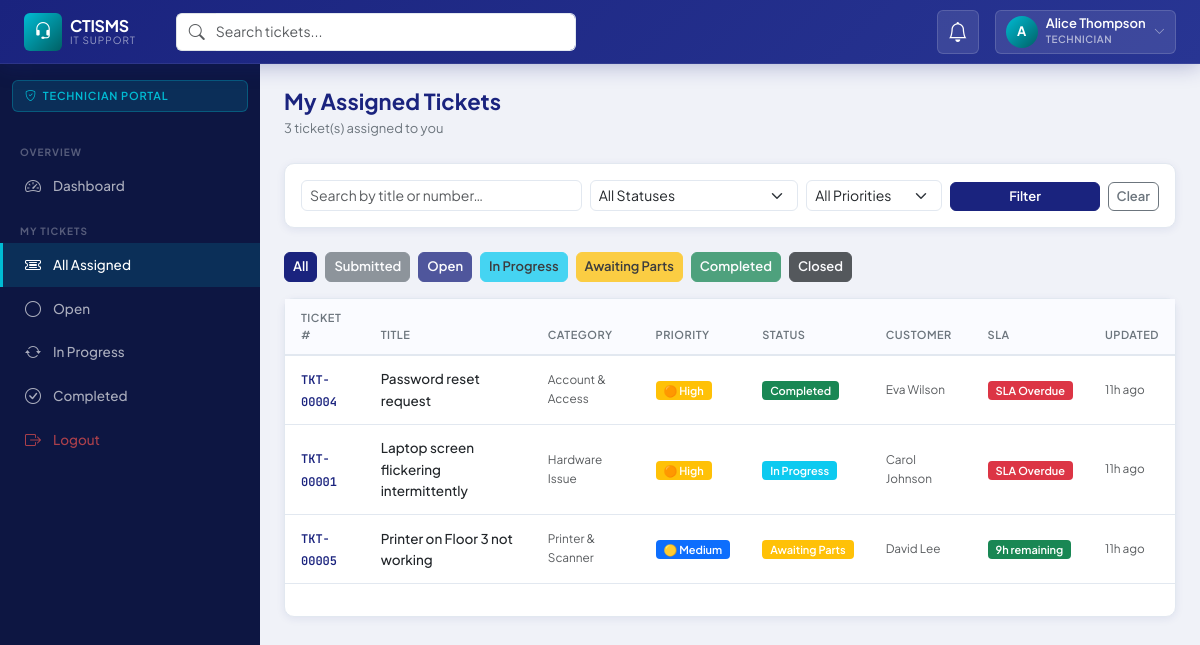
Page /public/technician/tickets.php (signed in) on the committed database.
### tables this page shows
CREATE TABLE `tickets` (
  `id`              INT UNSIGNED     NOT NULL AUTO_INCREMENT,
  `ticket_number`   VARCHAR(20)      NOT NULL COMMENT 'Human-readable ticket ID e.g. TKT-00001',
  `title`           VARCHAR(255)     NOT NULL,
  `description`     TEXT             NOT NULL,
  `category_id`     INT UNSIGNED     NOT NULL,
  `priority`        ENUM('low','medium','high','critical') NOT NULL DEFAULT 'medium',
  `status`          ENUM('submitted','open','in_progress','awaiting_parts','completed','closed') NOT NULL DEFAULT 'submitted',
  `customer_id`     INT UNSIGNED     NOT NULL,
  `technician_id`   INT UNSIGNED     DEFAULT NULL,
  `sla_deadline`    DATETIME         DEFAULT NULL,
  `sla_breached`    TINYINT(1)       NOT NULL DEFAULT 0,
  `resolution`      TEXT             DEFAULT NULL,
  `closed_at`       DATETIME         DEFAULT NULL,
  `created_at`      DATETIME         NOT NULL DEFAULT CURRENT_TIMESTAMP,
  `updated_at`      DATETIME         NOT NULL DEFAULT CURRENT_TIMESTAMP ON UPDATE CURRENT_TIMESTAMP,
  PRIMARY KEY (`id`),
  UNIQUE KEY `uq_tickets_number` (`ticket_number`),
  KEY `idx_tickets_status` (`status`),
  KEY `idx_tickets_priority` (`priority`),
  KEY `idx_tickets_customer` (`customer_id`),
  KEY `idx_tickets_technician` (`technician_id`),
  KEY `idx_tickets_category` (`category_id`),
  KEY `idx_tickets_created` (`created_at`),
  CONSTRAINT `fk_tickets_customer`    FOREIGN KEY (`customer_id`)   REFERENCES `users`(`id`)       ON DELETE RESTRICT,
  CONSTRAINT `fk_tickets_technician`  FOREIGN KEY (`technician_id`) REFERENCES `users`(`id`)       ON DELETE SET NULL,
  CONSTRAINT `fk_tickets_category`    FOREIGN KEY (`category_id`)   REFERENCES `categories`(`id`)  ON DELETE RESTRICT
);

CREATE TABLE `categories` (
  `id`          INT UNSIGNED  NOT NULL AUTO_INCREMENT,
  `name`        VARCHAR(100)  NOT NULL,
  `description` TEXT          DEFAULT NULL,
  `sla_hours`   INT           NOT NULL DEFAULT 24 COMMENT 'SLA response time in hours',
  `is_active`   TINYINT(1)    NOT NULL DEFAULT 1,
  `created_at`  DATETIME      NOT NULL DEFAULT CURRENT_TIMESTAMP,
  PRIMARY KEY (`id`),
  UNIQUE KEY `uq_categories_name` (`name`)
);

CREATE TABLE `users` (
  `id`             INT UNSIGNED     NOT NULL AUTO_INCREMENT,
  `name`           VARCHAR(100)     NOT NULL,
  `email`          VARCHAR(191)     NOT NULL,
  `password`       VARCHAR(255)     NOT NULL,
  `role`           ENUM('customer','technician','admin') NOT NULL DEFAULT 'customer',
  `phone`          VARCHAR(20)      DEFAULT NULL,
  `department`     VARCHAR(100)     DEFAULT NULL,
  `avatar`         VARCHAR(255)     DEFAULT NULL,
  `is_active`      TINYINT(1)       NOT NULL DEFAULT 1,
  `last_login`     DATETIME         DEFAULT NULL,
  `created_at`     DATETIME         NOT NULL DEFAULT CURRENT_TIMESTAMP,
  `updated_at`     DATETIME         NOT NULL DEFAULT CURRENT_TIMESTAMP ON UPDATE CURRENT_TIMESTAMP,
  PRIMARY KEY (`id`),
  UNIQUE KEY `uq_users_email` (`email`),
  KEY `idx_users_role` (`role`),
  KEY `idx_users_is_active` (`is_active`)
);

### config/database.php (called while the page is built, shortened)
<?php
class Database
{
    private static ?Database $instance = null;
    private PDO $pdo;
    private function __construct()
    {
        $dsn = sprintf(
            'mysql:host=%s;dbname=%s;charset=%s',
            DB_HOST, DB_NAME, DB_CHARSET
        );
        $options = [
            PDO::ATTR_ERRMODE            => PDO::ERRMODE_EXCEPTION,
            PDO::ATTR_DEFAULT_FETCH_MODE => PDO::FETCH_ASSOC,
            PDO::ATTR_EMULATE_PREPARES   => false,
        ];
        try {
            $this->pdo = new PDO($dsn, DB_USER, DB_PASS, $options);
        } catch (PDOException $e) {
            if (APP_ENV === 'development') {
                die('Database connection failed: ' . $e->getMessage());
            }
            die('A database error occurred. Please contact support.');
        }
    }
    public static function getInstance(): self
    {
        if (self::$instance === null) {
            self::$instance = new self();
        }
        return self::$instance;
    }
    public function query(string $sql, array $params = []): PDOStatement
    {
        $stmt = $this->pdo->prepare($sql);
        $stmt->execute($params);
        return $stmt;
    }
    public function fetchAll(string $sql, array $params = []): array
    {
        return $this->query($sql, $params)->fetchAll();
    }
    public function fetchValue(string $sql, array $params = []): mixed
    {
        return $this->query($sql, $params)->fetchColumn();
    }
}

### app/middleware/Auth.php (called while the page is built, shortened)
<?php
class Auth
{
    public static function id(): ?int
    {
        return $_SESSION['user_id'] ?? null;
    }
}

### app/models/TicketModel.php (called while the page is built, shortened)
<?php
class TicketModel extends Model
{
    public function getList(array $filters = [], int $page = 1): array
    {
        $where  = ['1=1'];
        $params = [];
        if (!empty($filters['technician_id'])) {
            $where[] = 't.technician_id = ?';
            $params[] = $filters['technician_id'];
        }
        $whereClause = implode(' AND ', $where);
        $total = (int) $this->db->fetchValue(
            "SELECT COUNT(*) FROM tickets t WHERE {$whereClause}",
            $params
        );
        $offset = ($page - 1) * ITEMS_PER_PAGE;
        $paramsWithLimit = array_merge($params, [ITEMS_PER_PAGE, $offset]);
        $rows = $this->db->fetchAll("
            SELECT t.id, t.ticket_number, t.title, t.status, t.priority,
                   t.created_at, t.updated_at, t.sla_deadline, t.sla_breached,
                   c.name AS category_name,
                   cu.name AS customer_name,
                   te.name AS technician_name
            FROM tickets t
            JOIN categories c  ON c.id  = t.category_id
            JOIN users cu      ON cu.id = t.customer_id
            LEFT JOIN users te ON te.id = t.technician_id
            WHERE {$whereClause}
            ORDER BY t.created_at DESC
            LIMIT ? OFFSET ?
        ", $paramsWithLimit);
        return [
            'data'        => $rows,
            'total'       => $total,
            'per_page'    => ITEMS_PER_PAGE,
            'current_page'=> $page,
            'last_page'   => max(1, (int) ceil($total / ITEMS_PER_PAGE)),
        ];
    }
}

### app/models/Model.php (called while the page is built, shortened)
<?php
abstract class Model
{
    public function __construct()
    {
        $this->db = Database::getInstance();
    }
}

### public/technician/tickets.php (the view, shortened to what this page needs)
<?php
$ticketModel = new TicketModel();
$page        = max(1, (int)($_GET['page'] ?? 1));
$filters = [
    'technician_id' => Auth::id(),
    'status'        => $_GET['status']   ?? '',
    'priority'      => $_GET['priority'] ?? '',
    'search'        => $_GET['search']   ?? '',
];
$result = $ticketModel->getList($filters, $page);
include __DIR__ . '/../../app/views/layouts/header.php';
include __DIR__ . '/../../app/views/layouts/sidebar.php';
?>
<div class="page-header">
    <div>
        <h1 class="page-title">My Assigned Tickets</h1>
        <p class="page-subtitle"><?= $result['total'] ?> ticket(s) assigned to you</p>
    </div>
</div>
<div class="card mb-4">
    <div class="card-body py-3">
        <form method="GET" class="row g-2 align-items-end">
            <div class="col-md-4">
                <input type="text" name="search" class="form-control form-control-sm"
                       placeholder="Search by title or number…" value="<?= e($filters['search']) ?>">
            </div>
            <div class="col-md-3">
                <select name="status" class="form-select form-select-sm">
                    <option value="">All Statuses</option>
                </select>
            </div>
            <div class="col-md-2">
                <select name="priority" class="form-select form-select-sm">
                    <option value="">All Priorities</option>
                </select>
            </div>
            <div class="col-md-3 d-flex gap-2">
                <button type="submit" class="btn btn-primary btn-sm flex-grow-1">Filter</button>
                <a href="<?= APP_URL ?>/technician/tickets.php" class="btn btn-outline-secondary btn-sm">Clear</a>
            </div>
        </form>
    </div>
</div>
<div class="d-flex gap-2 mb-3 flex-wrap">
    <a href="<?= APP_URL ?>/technician/tickets.php" class="btn btn-sm <?= !$filters['status'] ? 'btn-primary' : 'btn-outline-secondary' ?>">All</a>
    <?php foreach (TicketModel::STATUSES as $key => $s): ?>
    <a href="<?= APP_URL ?>/technician/tickets.php?status=<?= $key ?>"
       class="btn btn-sm btn-<?= $s['color'] ?> <?= $filters['status'] === $key ? '' : 'opacity-75' ?>">
        <?= e($s['label']) ?>
    </a>
    <?php endforeach; ?>
</div>
<div class="card">
    <div class="card-body p-0">
        <?php if (empty($result['data'])): ?>
        <div class="text-center py-5 text-muted">
            <i class="bi bi-inbox fs-1 d-block mb-2 opacity-25"></i>
            <p>No tickets match your filters.</p>
        </div>
        <?php else: ?>
        <div class="table-responsive">
            <table class="table table-hover mb-0">
                <thead>
                    <tr>
                        <th>Ticket #</th>
                        <th>Title</th>
                        <th>Category</th>
                        <th>Priority</th>
                        <th>Status</th>
                        <th>Customer</th>
                        <th>SLA</th>
                        <th>Updated</th>
                    </tr>
                </thead>
                <tbody>
                <?php foreach ($result['data'] as $t): ?>
                    <tr data-href="<?= APP_URL ?>/technician/view.php?id=<?= $t['id'] ?>">
                        <td><span class="ticket-number"><?= e($t['ticket_number']) ?></span></td>
                        <td class="fw-500"><?= e(mb_strimwidth($t['title'], 0, 55, '…')) ?></td>
                        <td class="text-muted small"><?= e($t['category_name']) ?></td>
                        <td><?= priorityBadge($t['priority']) ?></td>
                        <td><?= statusBadge($t['status']) ?></td>
                        <td class="text-muted small"><?= e($t['customer_name']) ?></td>
                        <td><?= $t['sla_deadline'] ? slaBadge($t['sla_deadline'], $t['sla_breached']) : '—' ?></td>
                        <td class="text-muted small"><?= timeAgo($t['updated_at']) ?></td>
                    </tr>
                <?php endforeach; ?>
                </tbody>
            </table>
        </div>
        <div class="p-3">
        </div>
        <?php endif; ?>
    </div>
</div>
<?php include __DIR__ . '/../../app/views/layouts/footer.php'; ?>

### app/helpers.php (shortened to what this page needs)
<?php
function e(mixed $val): string
{
    return htmlspecialchars((string)($val ?? ''), ENT_QUOTES | ENT_HTML5, 'UTF-8');
}
function timeAgo(string $datetime): string
{
    $time  = strtotime($datetime);
    $diff  = time() - $time;
    if ($diff < 86400)   return floor($diff/3600) . 'h ago';
    return (new DateTime($datetime))->format('d M Y');
}
function statusBadge(string $status): string
{
    $statuses = TicketModel::STATUSES;
    $color = $statuses[$status]['color'] ?? 'secondary';
    $label = $statuses[$status]['label'] ?? ucfirst($status);
    return '<span class="badge bg-'.$color.'">'.e($label).'</span>';
}
function priorityBadge(string $priority): string
{
    $priorities = TicketModel::PRIORITIES;
    $color = $priorities[$priority]['color'] ?? 'secondary';
    $label = $priorities[$priority]['label'] ?? ucfirst($priority);
    $icon  = match($priority) {
        'critical' => '🔴',
        'high'     => '🟠',
        'medium'   => '🟡',
        default    => '🟢',
    };
    return '<span class="badge bg-'.$color.'">'.$icon.' '.e($label).'</span>';
}
function slaBadge(string $deadline, int $breached): string
{
    $remaining = strtotime($deadline) - time();
    if ($remaining < 0) {
        return '<span class="badge bg-danger">SLA Overdue</span>';
    }
    $hours = floor($remaining/3600);
    $color = $hours < 4 ? 'warning text-dark' : 'success';
    return '<span class="badge bg-'.$color.'">'.$hours.'h remaining</span>';
}

### public/css/app.css (style rules this page uses)
:root { --primary: #1a237e; --primary-light: #283593; --primary-dark: #0d1642; --accent: #00bcd4; --accent-hover: #0097a7; --success: #2e7d32; --warning: #f57f17; --danger: #c62828; --info: #0277bd; --sidebar-w: 260px; --navbar-h: 64px; --sidebar-bg: #0d1642; --navbar-bg: #1a237e; --body-bg: #f0f2f8; --card-bg: #ffffff; --text-primary: #1a1a2e; --text-muted: #6c757d; --border-color: #e2e8f0; --shadow-sm: 0 2px 8px rgba(26,35,126,0.08); --shadow-md: 0 4px 20px rgba(26,35,126,0.12); --shadow-lg: 0 8px 40px rgba(26,35,126,0.16); --radius-sm: 6px; --radius-md: 10px; --radius-lg: 16px; --font-sans: 'Plus Jakarta Sans', sans-serif; --font-mono: 'JetBrains Mono', monospace; }
*, *::before, *::after { box-sizing: border-box; }
body.ctisms-body { font-family: var(--font-sans); background: var(--body-bg); color: var(--text-primary); font-size: 14px; line-height: 1.6; margin: 0; }
.card { border: 1px solid var(--border-color); border-radius: var(--radius-md); box-shadow: var(--shadow-sm); background: var(--card-bg); }
.table { font-size: 13.5px; }
.table thead th { font-weight: 600; font-size: 11px; text-transform: uppercase; letter-spacing: 0.5px; color: var(--text-muted); border-bottom: 2px solid var(--border-color); padding: 10px 16px; background: #fafbff; }
.table tbody td { padding: 12px 16px; vertical-align: middle; border-color: var(--border-color); }
.ticket-number { font-family: var(--font-mono); font-size: 12px; color: var(--primary); font-weight: 600; }
.badge { font-weight: 600; font-size: 11px; padding: 4px 8px; border-radius: 4px; }
.form-control, .form-select { border-radius: var(--radius-sm); border-color: var(--border-color); font-size: 14px; transition: border-color 0.15s, box-shadow 0.15s; }
.btn { border-radius: var(--radius-sm); font-weight: 600; font-size: 13px; }
.btn-primary { background: var(--primary); border-color: var(--primary); }
.page-header { margin-bottom: 24px; display: flex; align-items: flex-start; justify-content: space-between; flex-wrap: wrap; gap: 12px; }
.page-title { font-size: 22px; font-weight: 700; color: var(--primary); margin: 0; line-height: 1.2; }
.page-subtitle { font-size: 13px; color: var(--text-muted); margin: 4px 0 0; }
.fw-500 { font-weight: 500; }

### rows in the picture
tickets: ticket_number "TKT-00004", title "Password reset request", category.name "Account & Access", priority "🟠", priority "High", status "Completed", customer.name "Eva Wilson", shows "SLA Overdue", updated_at "11h ago"
tickets: ticket_number "TKT-00001", title "Laptop screen flickering intermittently", category.name "Hardware Issue", priority "🟠", priority "High", status "In Progress", customer.name "Carol Johnson", shows "SLA Overdue", updated_at "11h ago"
tickets: ticket_number "TKT-00005", title "Printer on Floor 3 not working", category.name "Printer & Scanner", priority "🟡", priority "Medium", status "Awaiting Parts", customer.name "David Lee", updated_at "11h ago"

### other values in the picture
APP_NAME "CTISMS"
substr(Auth::name() ?? 'U', 0, 1) "A"
Auth::name() "Alice Thompson"
Auth::role() "TECHNICIAN"
$role "TECHNICIAN"
$label "Dashboard All Assigned Open In Progress Completed"
$result['total'] "3"
$s['label'] "Submitted"
$s['label'] "Open"
$s['label'] "In Progress"
$s['label'] "Awaiting Parts"
$s['label'] "Completed"
$s['label'] "Closed"
